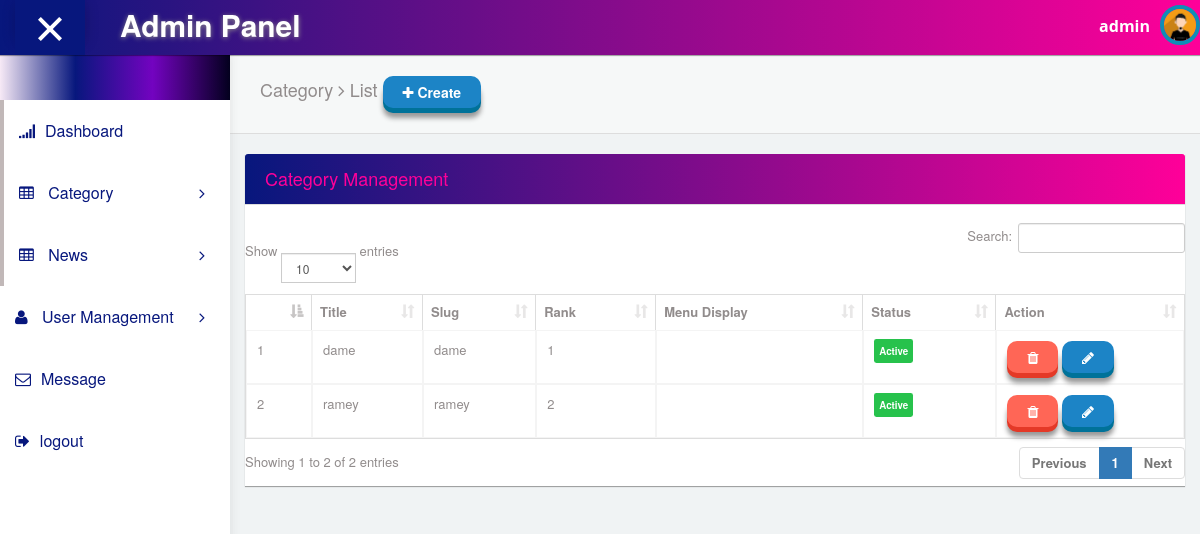
Page /backend/crud/category/list (signed in) on the earlier database version.
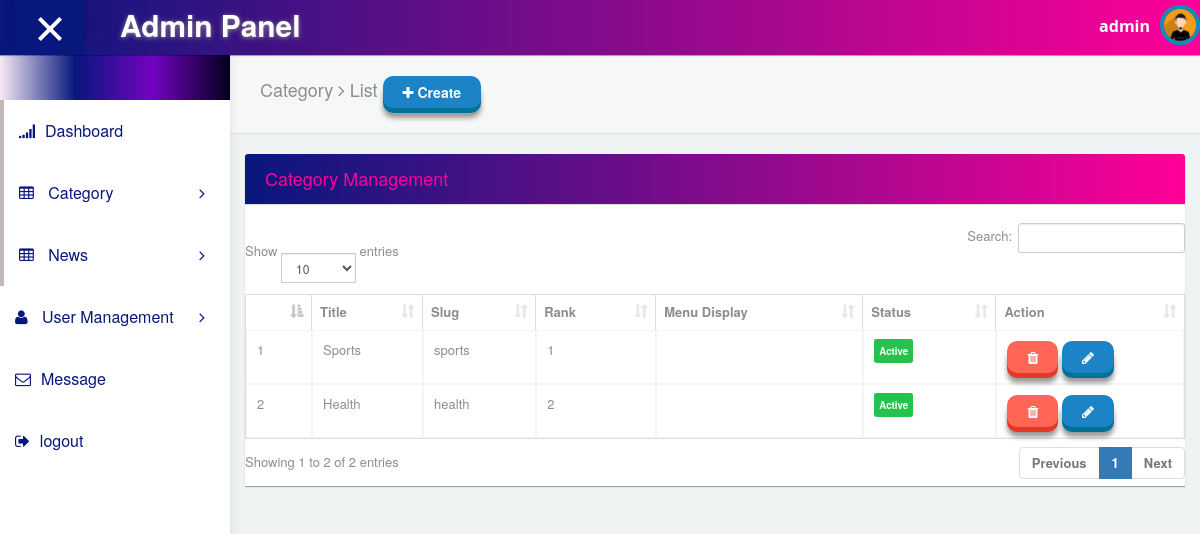
Same page on the later database version.
### newsportal/models.py (models this page shows, shortened)
class Category(Cat):
    objects = CategoryManager()
    class Meta:
        db_table = 'category'

### newsportal/views.py (the view)
# urls.py: path('category/list',views.list_category, name='list_category'),
@login_required(login_url='signin')
def list_category(request):
    category = Category.objects.all()
    context = {
        'categories': category
    }
    return render(request, 'backend/category/list.html',context )

### templates/backend/category/list.html (shortened to what this page needs)
{% extends "backend/master/master.html" %}
{% block content %}
<div id="content">
        <div class="panel box-shadow-none content-header">
          <div class="panel-body">
            <div class="col-md-12">
                <h4 class="animated fadeInLeft">
                    Category <span class="fa-angle-right fa"></span> List
                    <a href="{% url 'create_category' %}" class="btn btn-3d btn-primary"><span class="fa fa-plus"></span> Create</a>
                </h4>
            </div>
          </div>
        </div>
        <div class="form-element">
          <div class="col-md-12 padding-0">
            <div class="col-md-12">
              <div class="panel form-element-padding">
                <div class="panel-heading">
                 <h4>Category Management</h4>
                </div>
                <br/>
                    <table class="table table-bordered" id="list_table">
                        <thead>
                          <tr>
                            <th></th>
                            <th>Title</th>
                            <th>Slug</th>
                            <th>Rank</th>
                            <th>Menu Display</th>
                            <th>Status</th>
                            <th>Action</th>
                          </tr>
                        </thead>
                     <tbody>
                          {%for category in categories %}
                          <tr>
                            <td>{{ forloop.counter }}</td>
                            <td>{{category.title}}</td>
                            <td>{{category.slug}}</td>
                            <td>{{category.rank}}</td>
                            <td>{{category.menu_display}}</td>
                            <td>
                              {%if category.status == 1 %}
                              <span class="label label-success">Active</span>
                              {% else %}
                              <span class="label label-warning">De Active</span>
                              {% endif %}
                            </td>
                            <td width="20%">
                              <a href="" class="btn btn-3d btn-danger" data-toggle="modal" data-target="#myModal_{{category.id}}"><i class="fa fa-trash"></i></a>
                              <a href="{% url 'edit_category'  category.id %}" class="btn btn-3d btn-primary"><i class="fa fa-pencil"></i></a>
                            </td>
                          </tr>
                          {% endfor %}
                        </tbody>
                       </table>
              </div>
            </div>
          </div>
      </div>
    </div>
{% endblock %}

Differences in the rows shown:
removed Category: title "dame", slug "dame", rank "1", status "Active"
removed Category: title "ramey", slug "ramey", rank "2", status "Active"
added Category: title "Sports", slug "sports", rank "1", status "Active"
added Category: title "Health", slug "health", rank "2", status "Active"
